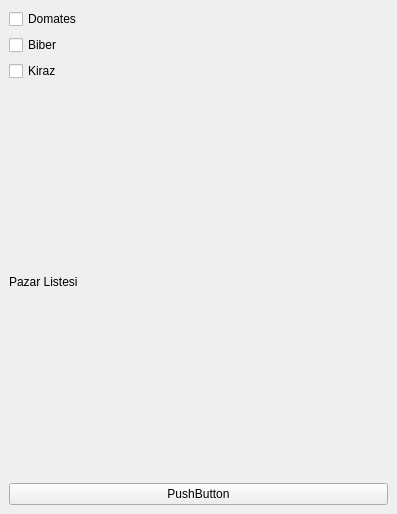
<?xml version="1.0" encoding="UTF-8"?>
<ui version="4.0">
 <class>MainWindow</class>
 <widget class="QMainWindow" name="MainWindow">
  <property name="geometry">
   <rect>
    <x>0</x>
    <y>0</y>
    <width>397</width>
    <height>514</height>
   </rect>
  </property>
  <property name="windowTitle">
   <string>MainWindow</string>
  </property>
  <widget class="QWidget" name="centralwidget">
   <layout class="QGridLayout" name="gridLayout">
    <item row="0" column="0">
     <widget class="QCheckBox" name="checkBox_domates">
      <property name="text">
       <string>Domates</string>
      </property>
     </widget>
    </item>
    <item row="1" column="0">
     <widget class="QCheckBox" name="checkBox_biber">
      <property name="text">
       <string>Biber</string>
      </property>
     </widget>
    </item>
    <item row="2" column="0">
     <widget class="QCheckBox" name="checkBox_kiraz">
      <property name="text">
       <string>Kiraz</string>
      </property>
     </widget>
    </item>
    <item row="3" column="0">
     <widget class="QLabel" name="label">
      <property name="text">
       <string>Pazar Listesi</string>
      </property>
     </widget>
    </item>
    <item row="4" column="0">
     <widget class="QPushButton" name="pushButton">
      <property name="text">
       <string>PushButton</string>
      </property>
     </widget>
    </item>
   </layout>
  </widget>
 </widget>
 <resources/>
 <connections/>
</ui>
